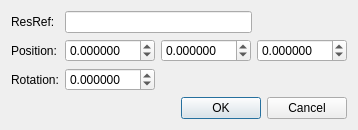
<?xml version="1.0" encoding="UTF-8"?>
<ui version="4.0">
 <class>Dialog</class>
 <widget class="QDialog" name="Dialog">
  <property name="geometry">
   <rect>
    <x>0</x>
    <y>0</y>
    <width>355</width>
    <height>122</height>
   </rect>
  </property>
  <property name="sizePolicy">
   <sizepolicy hsizetype="Fixed" vsizetype="Fixed">
    <horstretch>0</horstretch>
    <verstretch>0</verstretch>
   </sizepolicy>
  </property>
  <property name="windowTitle">
   <string>Edit Creature</string>
  </property>
  <layout class="QVBoxLayout" name="verticalLayout">
   <item>
    <layout class="QFormLayout" name="formLayout">
     <item row="0" column="0">
      <widget class="QLabel" name="label">
       <property name="text">
        <string>ResRef:</string>
       </property>
      </widget>
     </item>
     <item row="0" column="1">
      <widget class="QLineEdit" name="resrefEdit">
       <property name="maximumSize">
        <size>
         <width>187</width>
         <height>16777215</height>
        </size>
       </property>
       <property name="maxLength">
        <number>16</number>
       </property>
      </widget>
     </item>
     <item row="1" column="0">
      <widget class="QLabel" name="label_2">
       <property name="text">
        <string>Position:</string>
       </property>
      </widget>
     </item>
     <item row="1" column="1">
      <layout class="QHBoxLayout" name="horizontalLayout">
       <item>
        <widget class="QDoubleSpinBox" name="xPosSpin">
         <property name="maximumSize">
          <size>
           <width>90</width>
           <height>16777215</height>
          </size>
         </property>
         <property name="decimals">
          <number>6</number>
         </property>
         <property name="minimum">
          <double>-1000000.000000000000000</double>
         </property>
         <property name="maximum">
          <double>1000000.000000000000000</double>
         </property>
        </widget>
       </item>
       <item>
        <widget class="QDoubleSpinBox" name="yPosSpin">
         <property name="maximumSize">
          <size>
           <width>90</width>
           <height>16777215</height>
          </size>
         </property>
         <property name="decimals">
          <number>6</number>
         </property>
         <property name="minimum">
          <double>-1000000.000000000000000</double>
         </property>
         <property name="maximum">
          <double>1000000.000000000000000</double>
         </property>
        </widget>
       </item>
       <item>
        <widget class="QDoubleSpinBox" name="zPosSpin">
         <property name="maximumSize">
          <size>
           <width>90</width>
           <height>16777215</height>
          </size>
         </property>
         <property name="decimals">
          <number>6</number>
         </property>
         <property name="minimum">
          <double>-1000000.000000000000000</double>
         </property>
         <property name="maximum">
          <double>1000000.000000000000000</double>
         </property>
        </widget>
       </item>
      </layout>
     </item>
     <item row="2" column="0">
      <widget class="QLabel" name="label_3">
       <property name="text">
        <string>Rotation:</string>
       </property>
      </widget>
     </item>
     <item row="2" column="1">
      <widget class="QDoubleSpinBox" name="bearingSpin">
       <property name="maximumSize">
        <size>
         <width>90</width>
         <height>16777215</height>
        </size>
       </property>
       <property name="decimals">
        <number>6</number>
       </property>
       <property name="minimum">
        <double>-1000000.000000000000000</double>
       </property>
       <property name="maximum">
        <double>1000000.000000000000000</double>
       </property>
      </widget>
     </item>
    </layout>
   </item>
   <item>
    <widget class="QDialogButtonBox" name="buttonBox">
     <property name="orientation">
      <enum>Qt::Horizontal</enum>
     </property>
     <property name="standardButtons">
      <set>QDialogButtonBox::Cancel|QDialogButtonBox::Ok</set>
     </property>
    </widget>
   </item>
  </layout>
 </widget>
 <resources/>
 <connections>
  <connection>
   <sender>buttonBox</sender>
   <signal>accepted()</signal>
   <receiver>Dialog</receiver>
   <slot>accept()</slot>
   <hints>
    <hint type="sourcelabel">
     <x>248</x>
     <y>254</y>
    </hint>
    <hint type="destinationlabel">
     <x>157</x>
     <y>274</y>
    </hint>
   </hints>
  </connection>
  <connection>
   <sender>buttonBox</sender>
   <signal>rejected()</signal>
   <receiver>Dialog</receiver>
   <slot>reject()</slot>
   <hints>
    <hint type="sourcelabel">
     <x>316</x>
     <y>260</y>
    </hint>
    <hint type="destinationlabel">
     <x>286</x>
     <y>274</y>
    </hint>
   </hints>
  </connection>
 </connections>
</ui>
